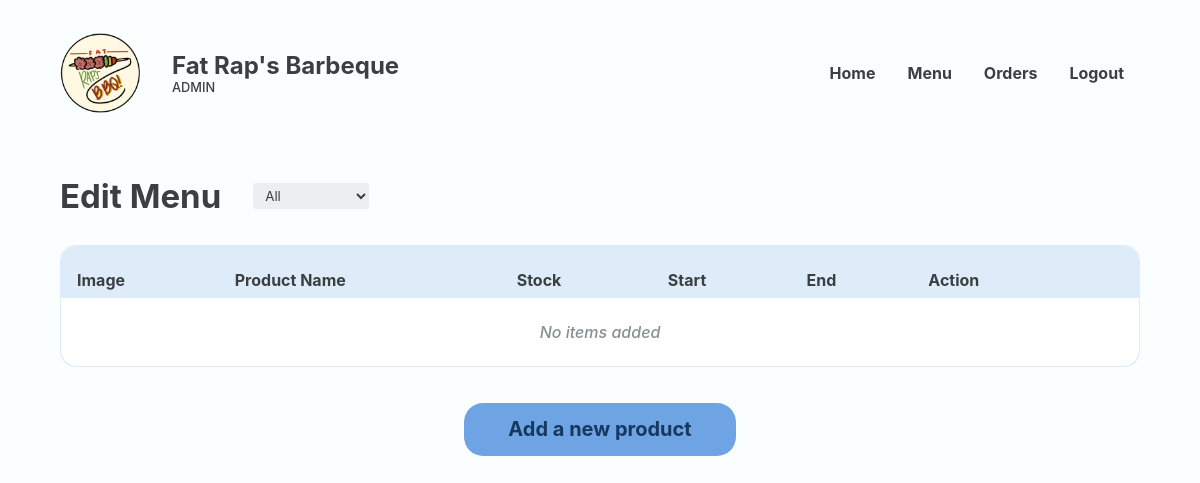
Before: /Website/admin-edit-menu.php (signed in) with the older database file.
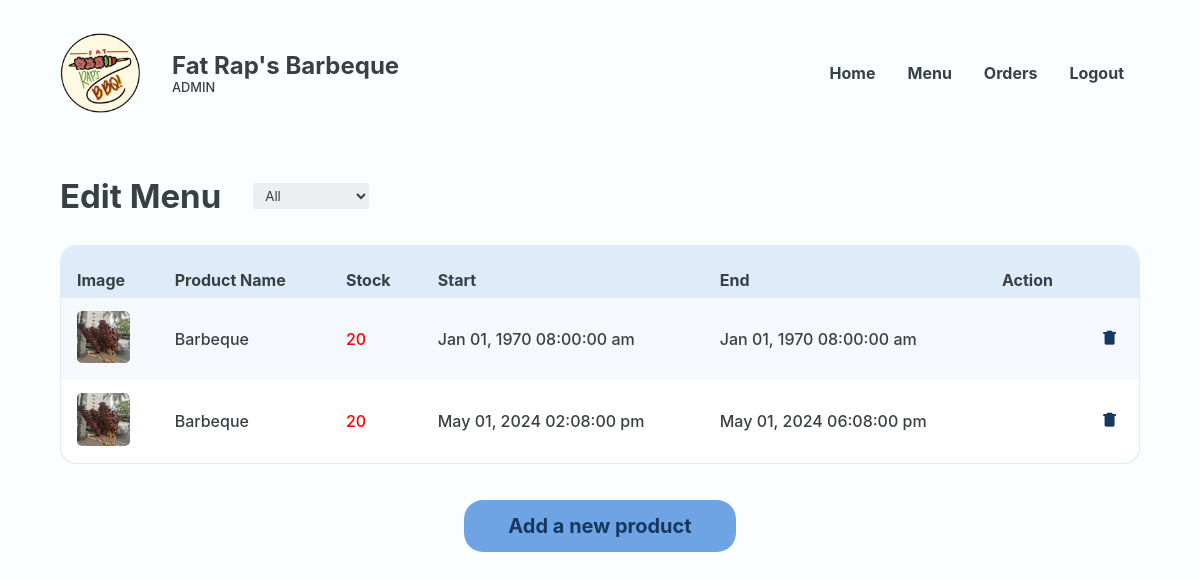
After: the same page with the newer database file.
### tables this page shows
CREATE TABLE `menu` (
  `MENU_ID` int(18) NOT NULL,
  `FOOD_ID` int(18) NOT NULL,
  `MENU_STOCK` int(18) NOT NULL,
  `MENU_START` varchar(50) NOT NULL,
  `MENU_END` varchar(50) NOT NULL
);

CREATE TABLE `food` (
  `FOOD_ID` int(18) UNSIGNED NOT NULL,
  `CTGY_ID` int(18) NOT NULL,
  `FOOD_NAME` varchar(20) NOT NULL,
  `FOOD_PRICE` decimal(10,2) NOT NULL,
  `FOOD_DESC` varchar(50) NOT NULL,
  `FOOD_IMG` varchar(255) NOT NULL,
  `FOOD_STOCK` int(20) NOT NULL,
  `FOOD_ACTIVE` varchar(10) NOT NULL,
  `FOOD_TYPE` varchar(16) NOT NULL
);

### Website/admin-edit-menu.php (the view, shortened to what the changed rows need)
<?php
@include 'constants.php';
?>
<!DOCTYPE html>
<html lang="en">
<head>
    <link rel="stylesheet" href="header-styles.css">
    <link rel="stylesheet" href="admin-styles.css">
    <link href='https://unpkg.com/boxicons@2.1.4/css/boxicons.min.css' rel='stylesheet'>
</head>
<body>
    <header class="backend">
        <div class="header-container">
            <div class="website-title">
                <div class="text">
                    <h1>Fat Rap's Barbeque</h1>
                </div>
            </div>
        </div>
    </header>
    <main>
        <section class="section">
            <div class="container">
                <div class="section-heading row">
                    <h2>Edit Menu</h2>
                </div>
                <section class="section-body">
                    <section class="main-section column">
                        <div class="table-wrapper">
                            <table class="alternating">
                                <tr>
                                    <th class="header">Image</th>
                                    <th class="header">Product Name</th>
                                    <th class="header">Stock</th>
                                    <th class="header">Start</th>
                                    <th class="header">End</th>
                                    <th class="header">Action</th>
                                    <th class="header"></th>
                                </tr>
                                <?php
                                $food_type = isset($_GET['type']) ? $_GET['type'] : 'all';
                                if ($food_type === 'all') {
                                    $sql = "SELECT m.*, f.*
                                    FROM menu m
                                    JOIN food f ON m.food_id = f.food_id";
                                } else {
                                    $sql = "SELECT m.*, f.*
                                    FROM menu m
                                    JOIN food f ON m.food_id = f.food_id
                                    WHERE f.food_type = '$food_type'";
                                }
                                $res = mysqli_query($conn, $sql);
                                $count = mysqli_num_rows($res);
                                if ($count > 0) {
                                    while ($row = mysqli_fetch_assoc($res)) {
                                        $MENU_ID = $row['MENU_ID'];
                                        $FOOD_IMG = $row['FOOD_IMG'];
                                        $FOOD_NAME = $row['FOOD_NAME'];
                                        $MENU_STOCK = $row['MENU_STOCK'];
                                        $MENU_START = $row['MENU_START'];
                                        $MENU_END = $row['MENU_END'];
                                ?>
                                        <tr>
                                            <td data-cell="Image">
                                                <img src="<?php echo SITEURL; ?>images/<?php echo $FOOD_IMG; ?>" alt="">
                                            </td>
                                            <td data-cell="Product Name"><?php echo $FOOD_NAME ?></td>
                                            <td data-cell="Stock">
                                                <span class="<?php echo ($MENU_STOCK < 100) ? 'red-text' : ''; ?>">
                                                    <p><?php echo $MENU_STOCK ?></p>
                                                </span>
                                            </td>
                                            <td data-cell="Start"><?php echo $MENU_START?></td>
                                            <td data-cell="End"><?php echo $MENU_END ?></td>
                                            <td data-cell="Action">
                                            </td>
                                            <td data-cell="Action"><a href="#" onclick="confirmDelete(<?php echo $MENU_ID; ?>)" class="bx bxs-trash-alt trash"></a></td>
                                        </tr>
                                    <?php
                                    }
                                } else {
                                    ?>
                                    <tr>
                                        <td colspan="9" class="error">No items added</td>
                                    </tr>
                                <?php
                                }
                                ?>
                            </table>
                        </div>
                    </section>
                </section>
            </div>
        </section>
    </main>
</body>
</html>

Changed rows visible on the page:
added menu: FOOD_ID.FOOD_IMG (picture), FOOD_ID.FOOD_NAME "Barbeque", MENU_STOCK "20", MENU_START "Jan 01, 1970 08:00:00 am", MENU_END "Jan 01, 1970 08:00:00 am"
added menu: FOOD_ID.FOOD_IMG (picture), FOOD_ID.FOOD_NAME "Barbeque", MENU_STOCK "20", MENU_START "May 01, 2024 02:08:00 pm", MENU_END "May 01, 2024 06:08:00 pm"
Other visible differences:
text no longer shown: "No items added"
